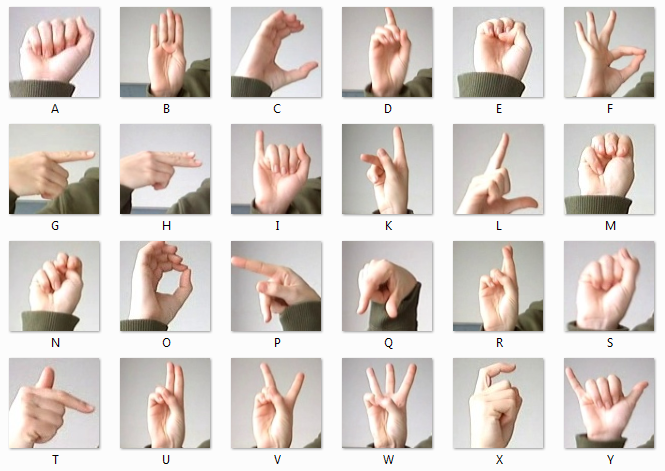
#> input picture amer_sign2.png, 665 x 471 px, given in place of the camera
$ jupyter execute 'Copy of blurring.ipynb'
#> lines starting #> are read from the running program, lines starting #| are printed output that depends on the picture; after the words box and inside, x2 and y2 are one past the last pixel; in counts of white or black regions, pixels touching at a corner belong together
[cell 1]
import cv2
import matplotlib.pyplot as plt

detector = cv2.CascadeClassifier("cascade.xml")

webcam=cv2.VideoCapture(0)

while True:
    status,frame=webcam.read()
#> frame is the input picture: shape (471, 665, 3); mean B, G, R 201.9, 207.3, 216.2

    gray=cv2.cvtColor(frame,cv2.COLOR_BGR2GRAY)
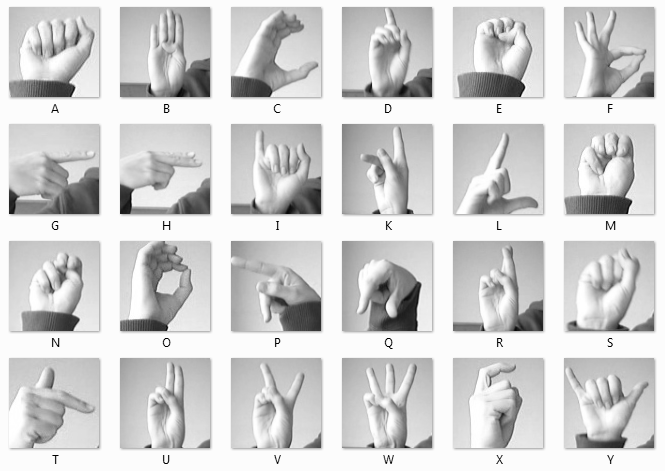
#> gray: shape (471, 665); min 0, max 255, mean 209.3
    hand=detector.detectMultiScale(gray,scaleFactor=1.1,minNeighbors=50)
#> hand = 18 rows, first 6: [142, 36, 56, 56], [29, 21, 54, 54], [583, 14, 41, 41], [367, 36, 61, 61], [467, 146, 66, 66], [358, 258, 65, 65]
    print(hand)
#> (printed output is left out)
    for x,y,w,h in hand:
        img=cv2.rectangle(frame,(x,y),(x+w,y+h),(0,0,255))
#> this loop made 18 passes
#> (x, y, w, h) on passes 1 to 12: (142, 36, 56, 56), (29, 21, 54, 54), (583, 14, 41, 41), (367, 36, 61, 61), (467, 146, 66, 66), (358, 258, 65, 65), (33, 256, 60, 60), (576, 264, 62, 62), (140, 375, 56, 56), (251, 335, 65, 65), (586, 383, 51, 51), (130, 247, 77, 77)
#> pass 2, `img=cv2.rectangle(frame,(x,y),(x+w,y+h),(0,0,255))`:
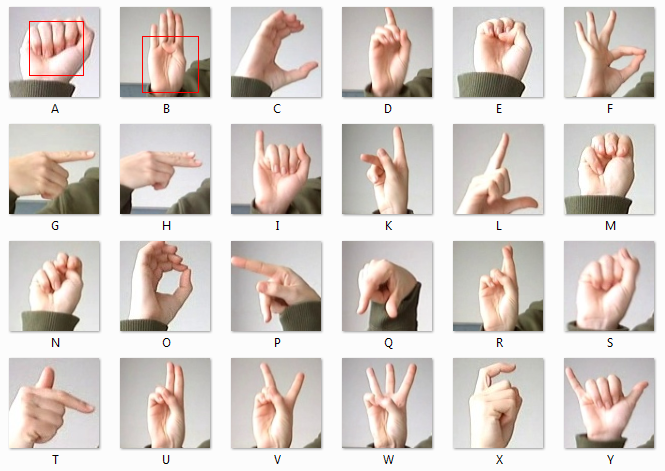
#> img: shape (471, 665, 3); mean B, G, R 201.6, 207, 216.3
#> pass 3, `img=cv2.rectangle(frame,(x,y),(x+w,y+h),(0,0,255))`:
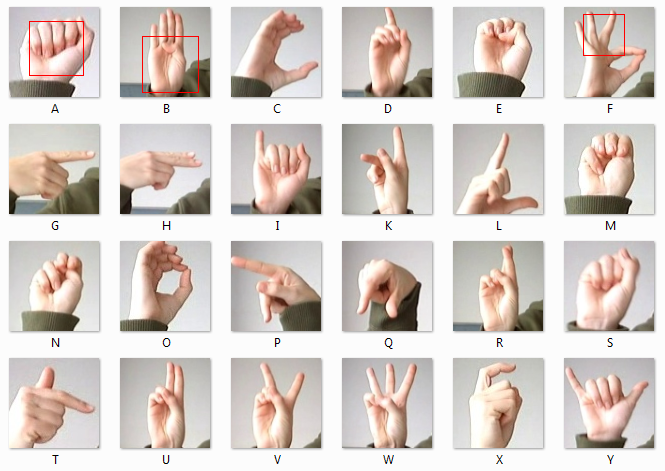
#> img: shape (471, 665, 3); 0.05% of pixels changed, all inside (x1, y1, x2, y2) = (583, 14, 625, 56)
#> after the loop:
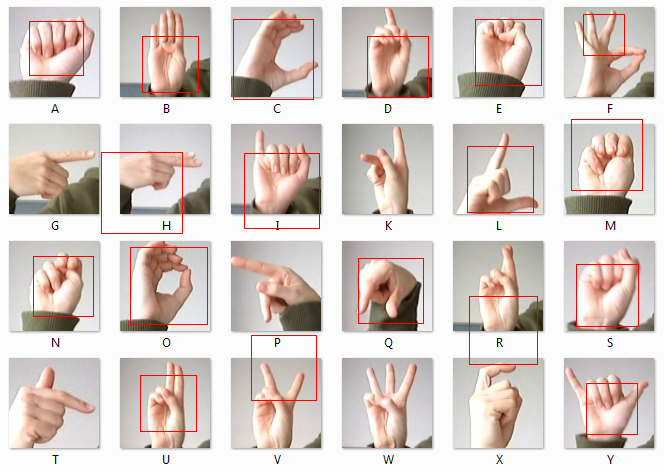
#> frame: shape (471, 665, 3); 1.48% of pixels changed, all inside (x1, y1, x2, y2) = (29, 14, 643, 435)
    cv2.imshow('frame',frame)
    if cv2.waitKey(10) & 0xFF == ord('q'):
#> (key q is pressed here)
        break
webcam.release()
cv2.destroyWindow('frame')

[cell 2]
import cv2
detector = cv2.CascadeClassifier('haarcascade_frontalface_alt2.xml')

webcam=cv2.VideoCapture(0)

while True:
    status,frame=webcam.read()
    gray=cv2.cvtColor(frame,cv2.COLOR_BGR2GRAY)
    face=detector.detectMultiScale(gray,scaleFactor=1.1,minNeighbors=5)
#> face = ()
    for x,y,w,h in face:
        img=cv2.rectangle(frame,(x,y),(x+w,y+h),(0,255,0))
        img[y:y+h,x:x+w]= cv2.medianBlur(img[y:y+h,x:x+w],35)
#> this loop made 0 passes
    cv2.imshow("frame",img)
    if cv2.waitKey(10) & 0xFF == ord('q'):
#> (key q is pressed here)
            break
webcam.release()
cv2.destroyWindow('frame')

$ run again, on amer_sign3.png
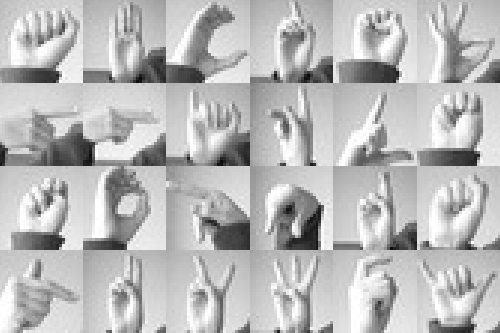
#> input picture amer_sign3.png, 500 x 333 px, given in place of the camera
#> frame is the input picture: shape (333, 500, 3); min 11, max 255, mean 185.7
#> hand = [[260, 130, 68, 68], [345, 196, 57, 57], [352, 16, 59, 59], [20, 180, 60, 60], [347, 103, 64, 64], [24, 17, 58, 58], [84, 142, 75, 75], [183, 252, 61, 61], [268, 27, 66, 66], [424, 181, 60, 60]]
#| [[260 130  68  68]
#|  [345 196  57  57]
#|  [352  16  59  59]
#|  [ 20 180  60  60]
#|  [347 103  64  64]
#|  [ 24  17  58  58]
#> (further printed lines are left out)
#> the loop `for x,y,w,h in hand:` made 10 passes
#> pass 3, `img=cv2.rectangle(frame,(x,y),(x+w,y+h),(0,0,255))`:
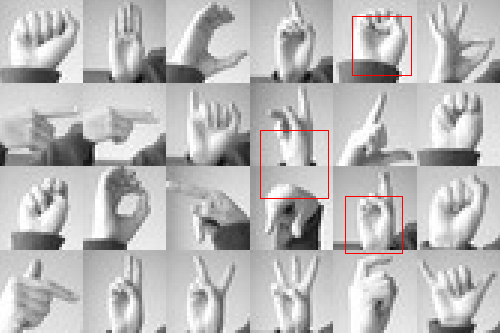
#> img: shape (333, 500, 3); mean B, G, R 184.8, 184.8, 186
#> after the loop `for x,y,w,h in hand:`:
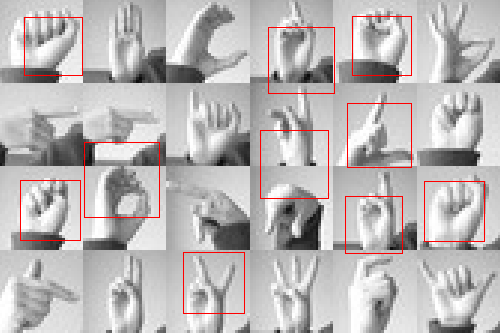
#> frame: shape (333, 500, 3); 1.51% of pixels changed, all inside (x1, y1, x2, y2) = (20, 16, 485, 314)
#> face = ()

$ run again, on american_sign_language.PNG
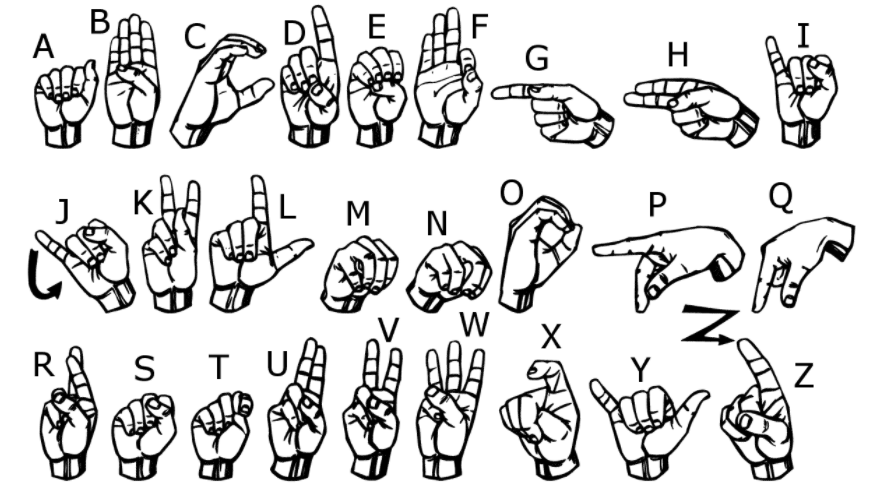
#> input picture american_sign_language.PNG, 876 x 489 px, given in place of the camera
#> frame is the input picture: shape (489, 876, 3); min 0, max 255, mean 217.1
#> hand = 30 rows, first 6: [302, 12, 42, 42], [122, 15, 43, 43], [111, 53, 56, 56], [559, 74, 97, 97], [241, 200, 39, 39], [230, 243, 58, 58]
#> (printed output is left out)
#> the loop `for x,y,w,h in hand:` made 30 passes
#> pass 3, `img=cv2.rectangle(frame,(x,y),(x+w,y+h),(0,0,255))`:
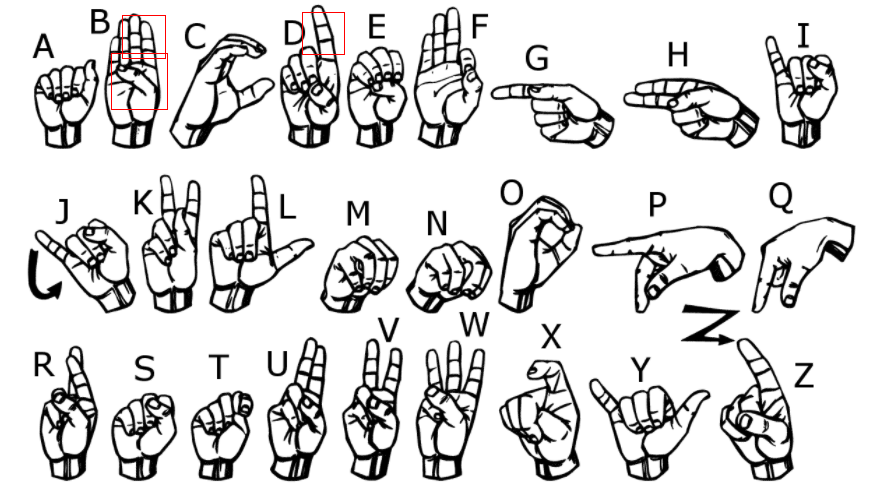
#> img: shape (489, 876, 3); mean B, G, R 216.9, 216.9, 217.2
#> after the loop `for x,y,w,h in hand:`:
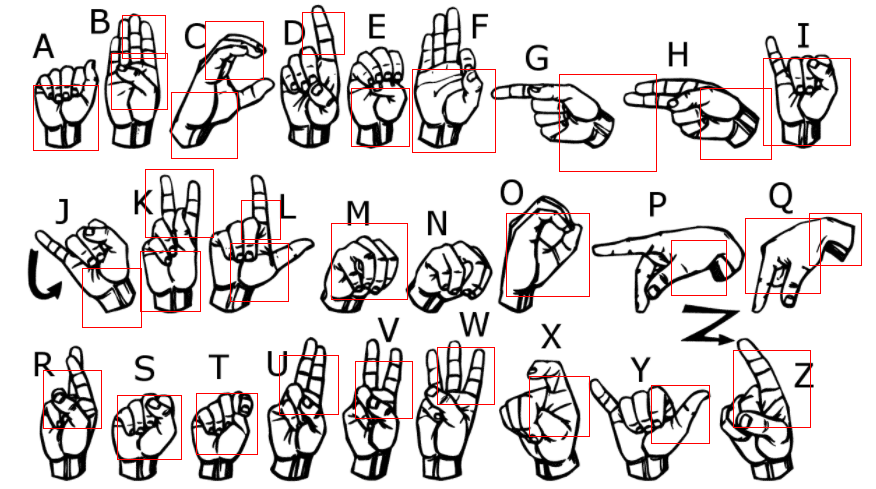
#> frame: shape (489, 876, 3); 1.77% of pixels changed, all inside (x1, y1, x2, y2) = (33, 12, 862, 460)
#> face = ()
